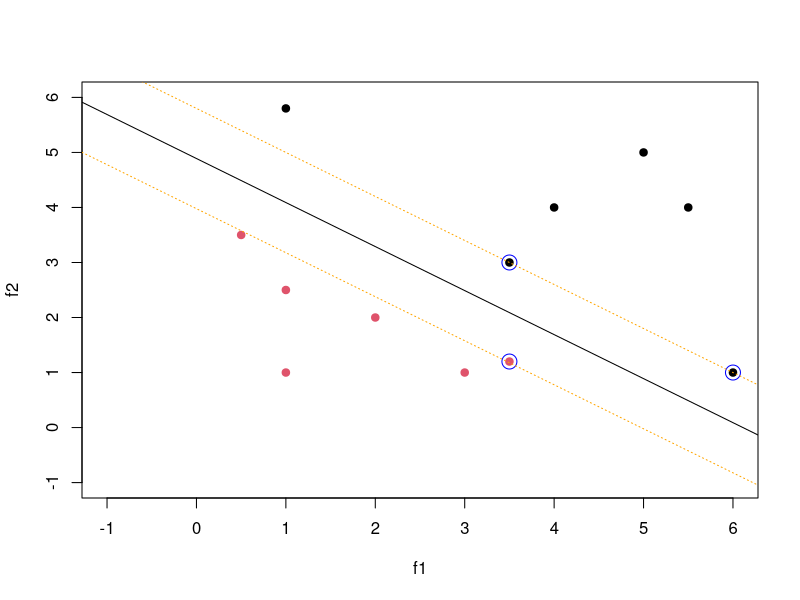
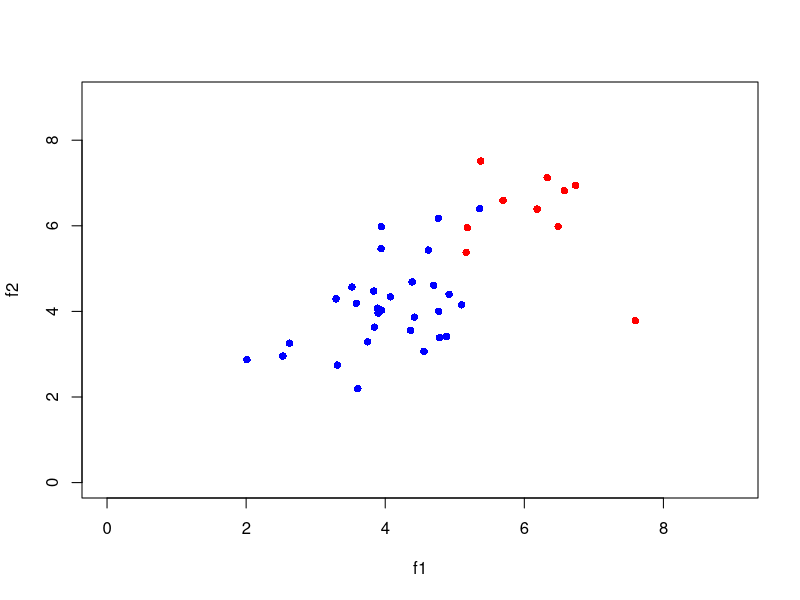

Here is the R script that generated these plots, in order: (Note: this script raises an error after producing the figures.)
## ---- chunk 1
library(e1071)
## ---- chunk 2
# create example data
f1 <- c(.5,1,1,2,3,3.5,     1,3.5,4,5,5.5,6)
f2 <- c(3.5,1,2.5,2,1,1.2,  5.8,3,4,5,4,1)
cls <- c(rep(+1,6), rep(-1,6))
dat <- cbind(f1, f2)

# train a maximal margin classifier
svm.model <- svm(dat, y=cls, kernel="linear", type="C-classification", scale=FALSE)
# plot all points from the two classes
plot(dat, col=(cls+3)/2, pch=19, xlim=c(-1,6), ylim=c(-1,6))
# plot support vectors
points(svm.model$SV, col="blue",cex=2) 

# coefs: estimated betas
w <- t(svm.model$coefs) %*% svm.model$SV
# rho: the negative intercept of decision boundary
b <- -svm.model$rho
# plot decision boundary
abline(a=-b/w[1,2], b=-w[1,1]/w[1,2], col="black", lty=1)
# plot margins
abline(a=(-b-1)/w[1,2], b=-w[1,1]/w[1,2], col="orange", lty=3)
abline(a=(-b+1)/w[1,2], b=-w[1,1]/w[1,2], col="orange", lty=3)
## ---- chunk 3
# create positive class sample with 2 descriptive features
set.seed(1)
f1 <- rnorm(10, mean=6, sd = 1)
f2 <- rnorm(10, mean=6, sd = 1)
P.data <- cbind(f1, f2)

# create positive class sample with 2 descriptive features
f1 <- rnorm(30, mean=4, sd = 1)
f2 <- rnorm(30, mean=4, sd = 1)
N.data <- cbind(f1, f2)

# combine all samples
data.mat <- data.frame(rbind(P.data, N.data), Class=rep(c("P", "N"), time=c(nrow(P.data), nrow(N.data))))
rownames(data.mat) <- paste("s", 1:(nrow(P.data)+nrow(N.data)), sep="")

# plot data
plot(P.data, col="red", pch=16, ylim=c(0, 9), xlim=c(0, 9))
points(N.data, col="blue", pch=16)
## ---- chunk 4
library(e1071)
svm.model1 <- svm(x=data.mat[,-3], y=data.mat[,3], kernel="linear", type="C-classification", cost = 1)
svm.model2 <- svm(x=data.mat[,-3], y=data.mat[,3], kernel="linear", type="C-classification", cost = 10)
svm.model3 <- svm(x=data.mat[,-3], y=data.mat[,3], kernel="linear", type="C-classification", cost = 0.01)

par(mfrow=c(2,2))
# mapping decision boundary for model1
## set up the plot without plotting points
plot(P.data, ylim=c(0, 9), xlim=c(0, 9), type="n", main="C=1")
for(x in seq(0, 10, by=0.2)){
  for(y in seq(0, 10, by=0.2)){
    t <- cbind(x, y)
    colnames(t) <- c("f1", "f2")
    if(predict(svm.model1, t) == 'N') {
      points(x, y, col="lightblue", cex=0.2)
    } else {
      points(x, y, col="orange", cex=0.2)
    }
  }
}
points(P.data, col="red", pch=16)
points(N.data, col="blue", pch=16)

# mapping decision boundary for model2
plot(P.data, ylim=c(0, 9), xlim=c(0, 9), type="n", main="C=10")
for(x in seq(0, 10, by=0.2)){
  for(y in seq(0, 10, by=0.2)){
    t <- cbind(x, y)
    colnames(t) <- c("f1", "f2")
    if(predict(svm.model2, t) == 'N') {
      points(x, y, col="lightblue", cex=0.2)
    } else {
      points(x, y, col="orange", cex=0.2)
    }
  }
}
points(P.data, col="red", pch=16)
points(N.data, col="blue", pch=16)


# mapping decision boundary for model3
plot(P.data, ylim=c(0, 9), xlim=c(0, 9), type="n", main="C=0.01")
for(x in seq(0, 10, by=0.2)){
  for(y in seq(0, 10, by=0.2)){
    t <- cbind(x, y)
    colnames(t) <- c("f1", "f2")
    if(predict(svm.model3, t) == 'N') {
      points(x, y, col="lightblue", cex=0.2)
    } else {
      points(x, y, col="orange", cex=0.2)
    }
  }
}
points(P.data, col="red", pch=16)
points(N.data, col="blue", pch=16)

## ---- chunk 5
# create positive class sample with 2 descriptive features
set.seed(3)
f1 <- rnorm(50, mean=6, sd = 0.6)
set.seed(4)
f2 <- rnorm(50, mean=6, sd = 0.6)
P1.data <- cbind(f1, f2)

set.seed(5)
f1 <- rnorm(50, mean=3, sd = 0.6)
set.seed(6)
f2 <- rnorm(50, mean=3, sd = 0.6)
P2.data <- cbind(f1, f2)
P.data <- rbind(P1.data, P2.data)

# create positive class sample with 2 descriptive features
set.seed(7)
f1 <- rnorm(100, mean=4.5, sd = 0.6)
set.seed(8)
f2 <- rnorm(100, mean=4.5, sd = 0.6)
N.data <- cbind(f1, f2)

# combine all samples
data.mat <- data.frame(rbind(P.data, N.data), Class=rep(c("P", "N"), time=c(nrow(P.data), nrow(N.data))))
rownames(data.mat) <- paste("s", 1:(nrow(P.data)+nrow(N.data)), sep="")

# plot data
plot(P.data, col="red", pch=16, ylim=c(0, 9), xlim=c(0, 9))
points(N.data, col="blue", pch=16)
## ---- chunk 6
svm.model <- svm(x=data.mat[,-3], y=data.mat[,3], kernel="linear", type="C-classification")

# plot data
plot(P.data, col="red", pch=16, ylim=c(0, 9), xlim=c(0, 9))
points(N.data, col="blue", pch=16)

# mapping decision boundary
for(x in seq(0, 10, by=0.2)){
  for(y in seq(0, 10, by=0.2)){
    t <- cbind(x, y)
    colnames(t) <- c("f1", "f2")
    if(predict(svm.model, t) == 'N') {
      points(x, y, col="lightblue", cex=0.2)
    } else {
      points(x, y, col="orange", cex=0.2)
    }
  }
}
## ---- chunk 7
## polynomial kernel
svm.model <- svm(x=data.mat[,-3], y=data.mat[,3], kernel="polynomial", degree=6, type="C-classification")

# plot data
plot(P.data, col="red", pch=16, ylim=c(0, 9), xlim=c(0, 9))
points(N.data, col="blue", pch=16)

# mapping decision boundary
for(x in seq(0, 10, by=0.2)){
  for(y in seq(0, 10, by=0.2)){
    t <- cbind(x, y)
    colnames(t) <- c("f1", "f2")
    if(predict(svm.model, t) == 'N') {
      points(x, y, col="lightblue", cex=0.2)
    } else {
      points(x, y, col="orange", cex=0.2)
    }
  }
}


## radial basis function as kernel
svm.model <- svm(x=data.mat[,-3], y=data.mat[,3], kernel="radial", type="C-classification")

# plot data
plot(P.data, col="red", pch=16, ylim=c(0, 9), xlim=c(0, 9))
points(N.data, col="blue", pch=16)

# mapping decision boundary
for(x in seq(0, 10, by=0.2)){
  for(y in seq(0, 10, by=0.2)){
    t <- cbind(x, y)
    colnames(t) <- c("f1", "f2")
    if(predict(svm.model, t) == 'N') {
      points(x, y, col="lightblue", cex=0.2)
    } else {
      points(x, y, col="orange", cex=0.2)
    }
  }
}
## ---- chunk 8
library(MASS)
# create positive class sample with 2 descriptive features
set.seed(1)
f1 <- rnorm(10, mean=6, sd = 1)
f2 <- rnorm(10, mean=6, sd = 1)
P.data <- cbind(f1, f2)

# create positive class sample with 2 descriptive features
f1 <- rnorm(30, mean=4, sd = 1)
f2 <- rnorm(30, mean=4, sd = 1)
N.data <- cbind(f1, f2)

# combine all samples
data.mat <- data.frame(rbind(P.data, N.data), Class=rep(c("P", "N"), time=c(nrow(P.data), nrow(N.data))))
rownames(data.mat) <- paste("s", 1:(nrow(P.data)+nrow(N.data)), sep="")

# train a logistic regression model
lda.model <- lda(Class~., data=data.mat)

# plot data
plot(P.data, col="red", pch=16, ylim=c(0, 9), xlim=c(0, 9))
points(N.data, col="blue", pch=16)

# mapping decision boundary
for(x in seq(0, 10, by=0.2)){
  for(y in seq(0, 10, by=0.2)){
    t <- data.frame(x, y)
    colnames(t) <- c("f1", "f2")
    lda.fitted <- predict(lda.model, t)$posterior[,"P"]
    lda.decision <- ifelse(lda.fitted > 0.5, 'P', 'N')
    if(lda.decision == 'P') {
      points(x, y, col="lightblue", cex=0.2)
    } else {
      points(x, y, col="orange", cex=0.2)
    }
  }
}
## ---- chunk 9
sessionInfo()
